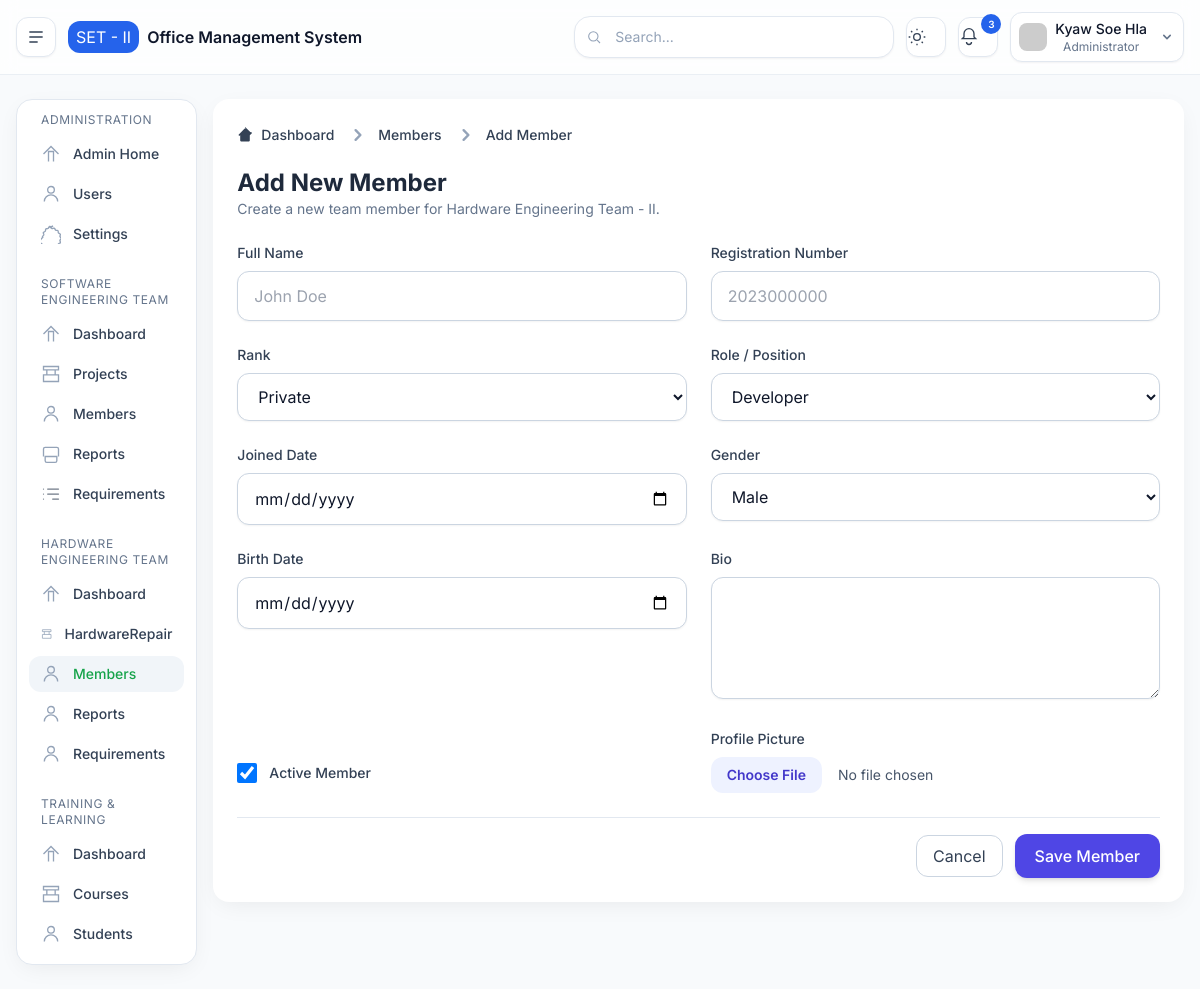
Screenshot of /het/add-member/ (signed in) with the database file from the repository.
### base/models.py (models this page shows, shortened)
class SystemSettings(models.Model):
    system_name = models.CharField(max_length=100, default="Engineering Management Dashboard")
    organization = models.CharField(max_length=100, default="Software Engineering Team II")
    email_notifications = models.BooleanField(default=True)
    system_warnings = models.BooleanField(default=True)
    weekly_reports = models.BooleanField(default=False)
    session_timeout = models.PositiveIntegerField(default=30)
    updated_at = models.DateTimeField(auto_now=True)

### accounts/models.py (models this page shows, shortened)
class CustomUser(AbstractBaseUser, PermissionsMixin):
    ROLE_CHOICES = [
        ("admin", "Administrator"),
        ("set", "Software Engineering Team"),
        ("het", "Hardware Engineering Team"),
        ("training", "Training & Learning"),
    ]
    id = models.UUIDField(primary_key=True, default=uuid.uuid4, editable=False)
    email = models.EmailField(unique=True)
    full_name = models.CharField(max_length=255)
    role = models.CharField(max_length=20, choices=ROLE_CHOICES, default="‌admin")
    is_active = models.BooleanField(default=True)
    is_staff = models.BooleanField(default=False)
    date_joined = models.DateTimeField(auto_now_add=True)
    groups = models.ManyToManyField(
        "auth.Group",
        related_name="customuser_set",
        blank=True,
        help_text="The groups this user belongs to.",
    )
    user_permissions = models.ManyToManyField(
        "auth.Permission",
        related_name="customuser_permissions",
        blank=True,
        help_text="Specific permissions for this user.",
    )
    USERNAME_FIELD = "email"
    REQUIRED_FIELDS = ["full_name"]
    objects = CustomUserManager()

### het/views.py (the view, shortened to what this page needs)
# urls.py: path('add-member/', views.addMember, name='het.add-member'),
@role_required("het", "admin")
def addMember(request):
    positions = Member.POSITION_CHOICES
    ranks = Member.RANK_CHOICES
    genders = Member.GENDER_CHOICES
    context = {
        "active_menu": "het_members",
        "positions": positions,
        "ranks": ranks,
        "genders": genders,
    }
    return render(request, "pages/het/members/add-member.html", context)

### templates/pages/het/members/add-member.html (shortened to what this page needs)
{% extends 'layouts/main.html' %}
{% block content %}
<div class="bg-white p-6 rounded-2xl shadow-soft dark:bg-slate-900">
  <nav class="flex mb-5" aria-label="Breadcrumb">
    <ol class="inline-flex items-center space-x-1 md:space-x-3">
      <li class="inline-flex items-center">
        <a href="{% url 'het.index' %}"
          class="inline-flex items-center text-sm font-medium text-slate-700 hover:text-indigo-600 dark:text-slate-300 dark:hover:text-indigo-400">
          <svg class="w-4 h-4 mr-2" fill="currentColor" viewBox="0 0 20 20">
            <path
              d="M10.707 2.293a1 1 0 00-1.414 0l-7 7a1 1 0 001.414 1.414L4 10.414V17a1 1 0 001 1h10a1 1 0 001-1v-6.586l2.293-2.293a1 1 0 00-1.414-1.414l-7-7z">
            </path>
          </svg>
          Dashboard
        </a>
      </li>
      <li>
        <div class="flex items-center">
          <svg class="w-6 h-6 text-slate-400" fill="currentColor" viewBox="0 0 20 20">
            <path fill-rule="evenodd"
              d="M7.293 14.707a1 1 0 010-1.414L10.586 10 7.293 6.707a1 1 0 011.414-1.414l4 4a1 1 0 010 1.414l-4 4a1 1 0 01-1.414 0z"
              clip-rule="evenodd"></path>
          </svg>
          <a href="{% url 'het.members' %}" class="ml-1 text-sm font-medium text-slate-700 hover:text-indigo-600 md:ml-2 dark:text-slate-300 dark:hover:text-indigo-400">
            Members
          </a>
        </div>
      </li>
      <li>
        <div class="flex items-center">
          <svg class="w-6 h-6 text-slate-400" fill="currentColor" viewBox="0 0 20 20">
            <path fill-rule="evenodd"
              d="M7.293 14.707a1 1 0 010-1.414L10.586 10 7.293 6.707a1 1 0 011.414-1.414l4 4a1 1 0 010 1.414l-4 4a1 1 0 01-1.414 0z"
              clip-rule="evenodd"></path>
          </svg>
          <span class="ml-1 text-sm font-medium text-slate-700 md:ml-2 dark:text-slate-300">
            Add Member
          </span>
        </div>
      </li>
    </ol>
  </nav>
  <div class="flex justify-between items-center mb-6">
    <div>
      <h2 class="text-2xl font-bold text-slate-800 dark:text-slate-200">Add New Member</h2>
      <p class="text-slate-500 text-sm">Create a new team member for Hardware Engineering Team - II.</p>
    </div>
  </div>
  <form action="{% url 'het.add-member' %}" method="post" enctype="multipart/form-data" class="space-y-6">
    <div class="grid grid-cols-1 sm:grid-cols-2 gap-6">
      <div>
        <label for="full_name" class="block text-sm font-medium text-slate-700 dark:text-slate-300">Full Name</label>
        <input type="text" id="full_name" name="full_name" required
          placeholder="John Doe"
          class="mt-2 w-full rounded-xl border border-slate-300 dark:border-slate-700 bg-white dark:bg-slate-800 px-4 py-3 text-slate-900 dark:text-slate-100 shadow-sm focus:border-indigo-500 focus:ring-2 focus:ring-indigo-200 outline-none">
      </div>
      <div>
        <label for="reg_no" class="block text-sm font-medium text-slate-700 dark:text-slate-300">Registration Number</label>
        <input type="text" id="reg_no" name="reg_no" required
          placeholder="2023000000"
          class="mt-2 w-full rounded-xl border border-slate-300 dark:border-slate-700 bg-white dark:bg-slate-800 px-4 py-3 text-slate-900 dark:text-slate-100 shadow-sm focus:border-indigo-500 focus:ring-2 focus:ring-indigo-200 outline-none">
      </div>
      <div>
        <label for="rank" class="block text-sm font-medium text-slate-700 dark:text-slate-300">Rank</label>
        <select id="rank" name="rank"
          class="mt-2 w-full rounded-xl border border-slate-300 dark:border-slate-700 bg-white dark:bg-slate-800 px-4 py-3 text-slate-900 dark:text-slate-100 shadow-sm focus:border-indigo-500 focus:ring-2 focus:ring-indigo-200 outline-none">
          {% for rank in ranks %}
            <option value="{{ rank.0 }}">{{ rank.1 }}</option>
          {% endfor %}
        </select>
      </div>
      <div>
        <label for="position" class="block text-sm font-medium text-slate-700 dark:text-slate-300">Role / Position</label>
        <select id="position" name="position"
          class="mt-2 w-full rounded-xl border border-slate-300 dark:border-slate-700 bg-white dark:bg-slate-800 px-4 py-3 text-slate-900 dark:text-slate-100 shadow-sm focus:border-indigo-500 focus:ring-2 focus:ring-indigo-200 outline-none">
          {% for position in positions %}
            <option value="{{ position.0 }}">{{ position.1 }}</option>
          {% endfor %}
        </select>
      </div>
      <div>
        <label for="joined_date" class="block text-sm font-medium text-slate-700 dark:text-slate-300">Joined Date</label>
        <input type="date" id="joined_date" name="joined_date" required
          class="mt-2 w-full rounded-xl border border-slate-300 dark:border-slate-700 bg-white dark:bg-slate-800 px-4 py-3 text-slate-900 dark:text-slate-100 shadow-sm focus:border-indigo-500 focus:ring-2 focus:ring-indigo-200 outline-none">
      </div>
      <div>
        <label for="gender" class="block text-sm font-medium text-slate-700 dark:text-slate-300">Gender</label>
        <select id="gender" name="gender"
        class="mt-2 w-full rounded-xl border border-slate-300 dark:border-slate-700 bg-white dark:bg-slate-800 px-4 py-3 text-slate-900 dark:text-slate-100 shadow-sm focus:border-indigo-500 focus:ring-2 focus:ring-indigo-200 outline-none">
        {% for gender in genders %}
        <option value="{{ gender.0 }}">{{ gender.1 }}</option>
        {% endfor %}
      </select>
    </div>
    <div>
      <label for="birth_date" class="block text-sm font-medium text-slate-700 dark:text-slate-300">Birth Date</label>
      <input type="date" id="birth_date" name="birth_date" required
      class="mt-2 w-full rounded-xl border border-slate-300 dark:border-slate-700 bg-white dark:bg-slate-800 px-4 py-3 text-slate-900 dark:text-slate-100 shadow-sm focus:border-indigo-500 focus:ring-2 focus:ring-indigo-200 outline-none">
    </div>
    <div>
      <label for="bio" class="block text-sm font-medium text-slate-700 dark:text-slate-300">Bio</label>
      <textarea id="bio" name="bio" rows="4"
        class="mt-2 w-full rounded-xl border border-slate-300 dark:border-slate-700 bg-white dark:bg-slate-800 px-4 py-3 text-slate-900 dark:text-slate-100 shadow-sm focus:border-indigo-500 focus:ring-2 focus:ring-indigo-200 outline-none"></textarea>
    </div>
      <div class="flex items-center gap-3 mt-6">
        <input id="is_active" name="is_active" type="checkbox" checked
          class="w-5 h-5 rounded border-slate-300 text-indigo-600 focus:ring-indigo-500">
        <label for="is_active" class="text-sm font-medium text-slate-700 dark:text-slate-300">Active Member</label>
      </div>
      <div>
        <label for="photo" class="block text-sm font-medium text-slate-700 dark:text-slate-300">Profile Picture</label>
        <input type="file" id="profile_photo" name="profile_photo" accept="image/*"
          class="mt-2 block w-full text-sm text-slate-600 dark:text-slate-300 file:mr-4 file:py-2 file:px-4 file:rounded-xl file:border-0 file:text-sm file:font-semibold file:bg-indigo-50 file:text-indigo-700 hover:file:bg-indigo-100 dark:file:bg-slate-800 dark:file:text-indigo-400">
      </div>
    </div>
    <div class="flex items-center justify-end gap-3 pt-4 border-t border-slate-200 dark:border-slate-700">
      <a href="{% url 'het.members' %}"
        class="px-4 py-2 rounded-xl border border-slate-300 text-slate-700 hover:bg-slate-100 dark:text-slate-300 dark:border-slate-700 dark:hover:bg-slate-800">
        Cancel
      </a>
      <button type="submit"
        class="px-5 py-2.5 rounded-xl bg-indigo-600 text-white font-medium shadow-md hover:bg-indigo-700 focus:ring-2 focus:ring-indigo-300">
        Save Member
      </button>
    </div>
  </form>
</div>
{% endblock %}

### templates/layouts/partials/header.html (shortened to what this page needs)
<header
      class="sticky top-0 z-40 border-b border-slate-200/70 bg-white/75 backdrop-blur dark:border-slate-800 dark:bg-slate-900/75">
      <div class="mx-auto flex max-w-12xl items-center gap-3 px-4 py-3">
        <button id="btnSidebar"
          class="inline-flex h-10 w-10 items-center justify-center rounded-xl border border-slate-200 bg-white text-slate-700 shadow-sm hover:bg-slate-50 dark:border-slate-800 dark:bg-slate-900 dark:text-slate-200"
          aria-label="Toggle sidebar">
          <svg xmlns="http://www.w3.org/2000/svg" class="h-5 w-5" viewBox="0 0 24 24" fill="none" stroke="currentColor"
            stroke-width="1.8">
            <path d="M4 6h16M4 12h16M4 18h10" />
          </svg>
        </button>
        <div class="flex items-center gap-2">
          <span class="h-8 w-auto px-2 rounded-xl bg-brand-600 justify-center items-center text-white flex">{{organization|default:"SET - II"}}</span>
          <span class="font-semibold">{{system_name|default:"Office Management System"}}</span>
        </div>
        <div class="ml-auto flex items-center gap-2 sm:gap-3">
          <div class="relative hidden md:block">
            <input type="text" placeholder="Search..."
              class="w-[320px] rounded-2xl border border-slate-200 bg-white px-4 py-2.5 pl-10 text-sm shadow-sm outline-none placeholder:text-slate-400 focus:ring-2 focus:ring-brand-500/30 dark:border-slate-800 dark:bg-slate-900" />
            <svg class="absolute left-3 top-1/2 -translate-y-1/2 h-4 w-4 text-slate-400" viewBox="0 0 24 24" fill="none"
              stroke="currentColor" stroke-width="1.6">
              <circle cx="11" cy="11" r="7" />
              <path d="M21 21l-4.3-4.3" />
            </svg>
          </div>
          <button id="btnTheme"
            class="h-10 w-10 rounded-xl border border-slate-200 bg-white text-slate-700 shadow-sm hover:bg-slate-50 dark:border-slate-800 dark:bg-slate-900 dark:text-slate-200"
            aria-label="Toggle theme">
            <svg class="theme-sun h-5 w-5 block dark:hidden" viewBox="0 0 24 24" fill="none" stroke="currentColor"
              stroke-width="1.6">
              <circle cx="12" cy="12" r="4" />
              <path
                d="M12 2v2m0 16v2M2 12h2m16 0h2M4.9 4.9l1.4 1.4m11.3 11.4l1.4 1.4M4.9 19.1l1.4-1.4m11.3-11.4l1.4-1.4" />
            </svg>
          </button>
          <button
            class="relative h-10 w-10 rounded-xl border border-slate-200 bg-white text-slate-700 shadow-sm hover:bg-slate-50 dark:border-slate-800 dark:bg-slate-900 dark:text-slate-200"
            aria-label="Notifications">
            <svg class="h-5 w-5" viewBox="0 0 24 24" fill="none" stroke="currentColor" stroke-width="1.6">
              <path d="M6 8a6 6 0 1 1 12 0v4l2 2H4l2-2V8" />
              <path d="M9 18a3 3 0 0 0 6 0" />
            </svg>
            <span
              class="absolute -right-1 -top-1 inline-flex h-5 min-w-[20px] items-center justify-center rounded-full bg-brand-600 px-1.5 text-[10px] font-semibold text-white">3</span>
          </button>
          <div class="relative">
            <button id="profileDropdownBtn" class="flex items-center gap-2 rounded-xl border border-slate-200 bg-white px-2 py-1.5 shadow-sm md:flex dark:border-slate-800 dark:bg-slate-900">
              <img class="h-7 w-7 rounded-lg" src="https://i.pravatar.cc/48?img=13" alt="avatar" />
              <div class="leading-tight">
                <p class="text-sm font-medium">{{request.user.full_name}}</p>
                <p class="text-xs text-slate-500 dark:text-slate-400">{{request.user.get_role_display}}</p>
              </div>
              <svg xmlns="http://www.w3.org/2000/svg" class="h-4 w-4 ml-1 text-slate-500" viewBox="0 0 20 20" fill="currentColor">
                <path fill-rule="evenodd" d="M5.293 7.293a1 1 0 011.414 0L10 10.586l3.293-3.293a1 1 0 111.414 1.414l-4 4a1 1 0 01-1.414 0l-4-4a1 1 0 010-1.414z" clip-rule="evenodd" />
              </svg>
            </button>
          </div>
        </div>
      </div>
    </header>

### templates/layouts/main.html (style rules this page uses)
body { font-family: 'Inter', sans-serif; }

### rows the page displays
SystemSettings: organization "SET - II", system_name "Office Management System"
CustomUser: user.full_name "Kyaw Soe Hla", user.role "Administrator"

### other values shown
form field rank "Private"
form field position "Developer"
form field gender "Male"
